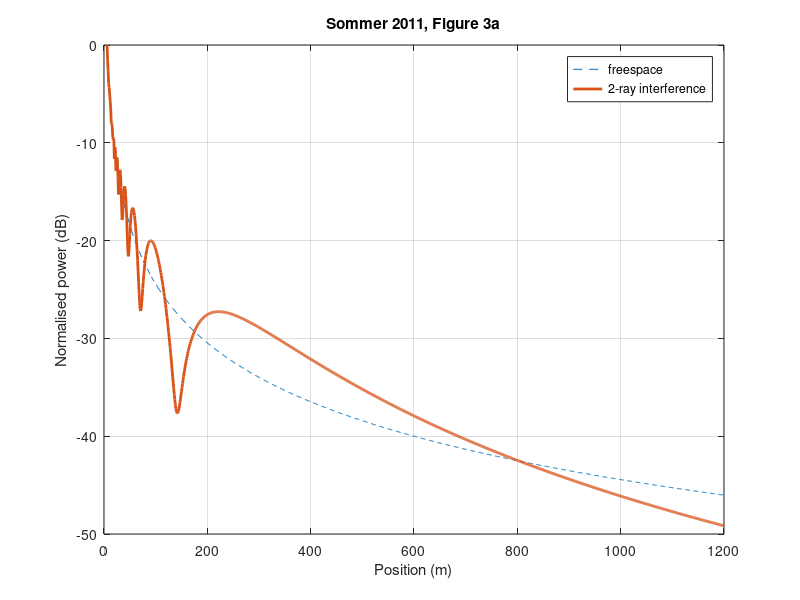
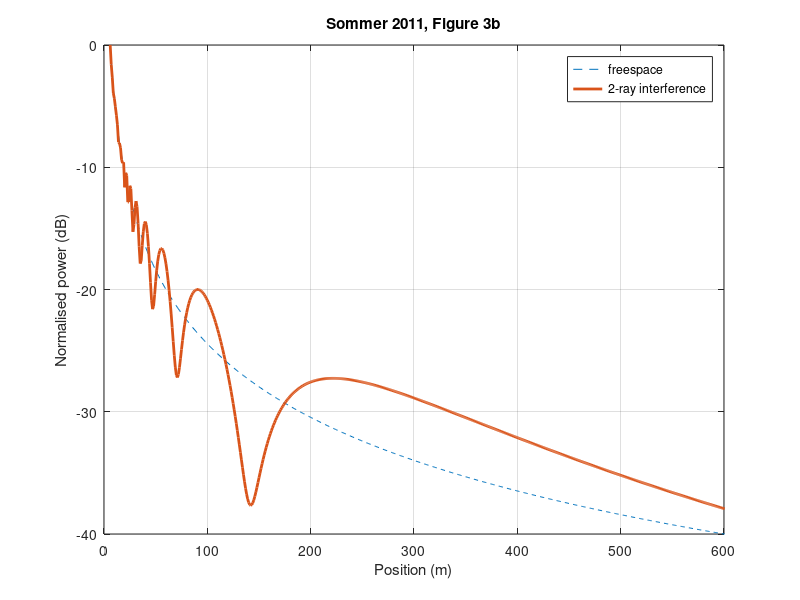
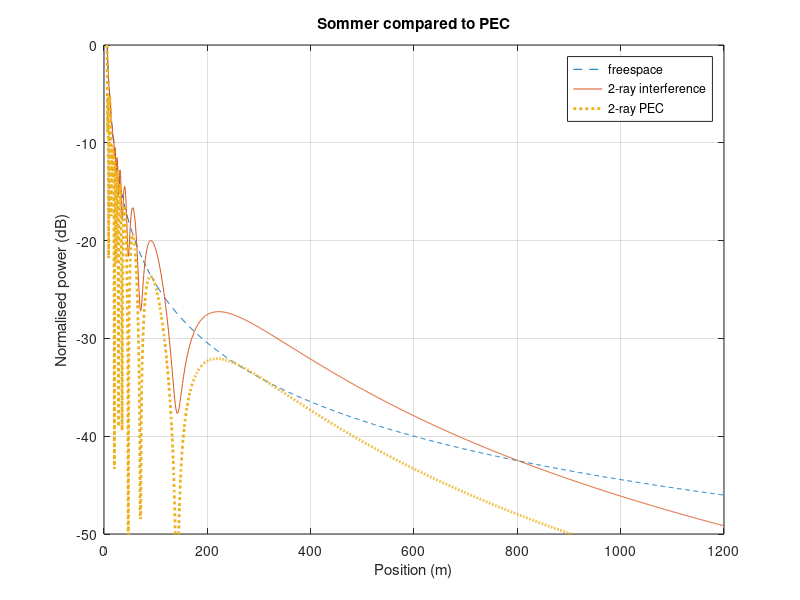
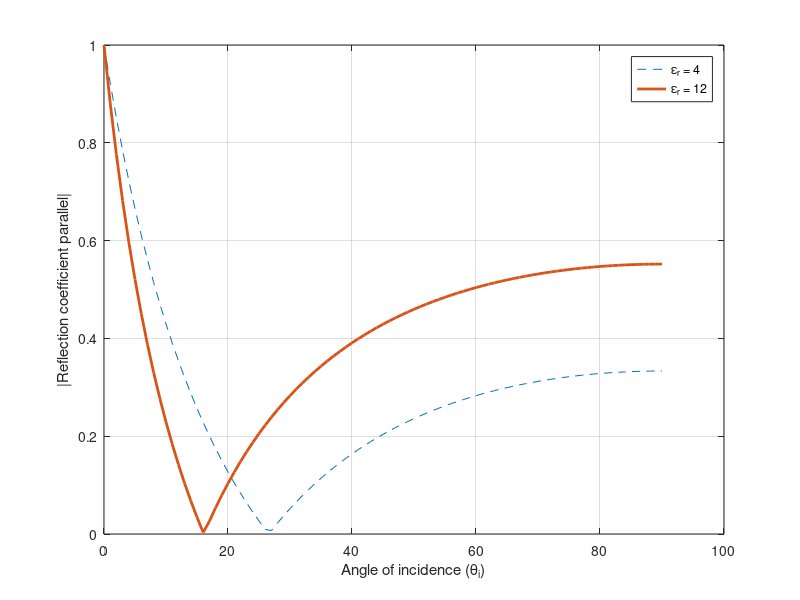

Recreate these plots in MATLAB, in order.
function [] = prop06()

% 22nd of November,  2015

% repeat Sommer's 2-ray interference calculation

% empirically determined relative permittivity of the asphalt road
er = 1.02;


% height of the monopole antennas on top of the cars
h = 1.895;

% used 5.89GHz,  but use wavelength (in metres) in the propagation calculation
l = 0.0508998;

% Sommer & co. measured out to 1.2km
% so distance range is 1200 metres
dS = [6:1200];

% freespace loss,  equation 1
Lfs = -20*log10( 4*pi*dS/l );

% two-ray interference
dref = sqrt( dS.*dS + 4*h.*h );

sinT = 2*h./dref;

cosT = dS./dref;

phi = 2*pi* ( dS - dref )/l;

rc_norm = ( sinT - sqrt( er - cosT.*cosT ) ) ./ ( sinT + sqrt( er - cosT.*cosT ) );


Ltri = -20*log10( 4*pi*dS/l ./ abs( 1 + rc_norm.*exp( i*phi ) ) );

LtriPEC = -20*log10( 4*pi*dS/l ./ abs( 1 -1.*exp( i*phi ) ) );

figure
plot(dS,Lfs-max(Lfs),'--',dS,Ltri-max(Ltri),'LineWidth',2)
xlabel('Position (m)')
ylabel('Normalised power (dB)')
legend('freespace','2-ray interference')
title('Sommer 2011, Figure 3a')
grid on
axis([0 1200 -50 0])


figure
plot(dS,Lfs-max(Lfs),'--',dS,Ltri-max(Ltri),'LineWidth',2)
xlabel('Position (m)')
ylabel('Normalised power (dB)')
legend('freespace','2-ray interference')
title('Sommer 2011, Figure 3b')
grid on
axis([0 600 -40 0])

% repeat the calculation with PEC as the reflecting surface

LtriPEC = -20*log10( 4*pi*dS/l ./ abs( 1 -1.*exp( i*phi ) ) );

figure
plot(dS,Lfs-max(Lfs),'--',dS,Ltri-max(Ltri),dS,LtriPEC-max(LtriPEC),':','LineWidth',2)
xlabel('Position (m)')
ylabel('Normalised power (dB)')
legend('freespace','2-ray interference','2-ray PEC')
title('Sommer compared to PEC')
grid on
axis([0 1200 -50 0])


%%%%%%%%%%%%%%%%%%%%%%%%%%%%%%%%%%%%%%%%%%%%%%%%%%%%%%%%%%%%%%%%%%%%%%%%%%%%%%%%%%%%%%%%%%
% replicate Figures 3.6 of Rappaport
% these are Figures 4.6 of page 118 of Rappaport 2nd edition
% reflection coefficients as a function of angle of incidence for er=4.4 & er=12
%%%%%%%%%%%%%%%%%%%%%%%%%%%%%%%%%%%%%%%%%%%%%%%%%%%%%%%%%%%%%%%%%%%%%%%%%%%%%%%%%%%%%%%%%%

er = 4.0;

ref_ang1 = [0:90];
ref_ang = [0:90] * pi/180;

ref_para40 = ( sqrt( er - cos(ref_ang).^2 ) - er * sin(ref_ang) ) ./ ( er * sin(ref_ang) + sqrt( er - cos(ref_ang).^2 ) );

ref_norm40 = ( sin(ref_ang) - sqrt( er - cos(ref_ang).^2 ) ) ./ ( sin(ref_ang) + sqrt( er - cos(ref_ang).^2 ) );

er = 12;

ref_para12 = ( sqrt( er - cos(ref_ang).^2 ) - er * sin(ref_ang) ) ./ ( er * sin(ref_ang) + sqrt( er - cos(ref_ang).^2 ) );

ref_norm12 = ( sin(ref_ang) - sqrt( er - cos(ref_ang).^2 ) ) ./ ( sin(ref_ang) + sqrt( er - cos(ref_ang).^2 ) );



figure
plot(ref_ang1,abs(ref_para40),'--',ref_ang1,abs(ref_para12),'LineWidth',2)
xlabel('Angle of incidence (\theta_i)')
ylabel('|Reflection coefficient parallel|')
legend('\epsilon_r = 4','\epsilon_r = 12')
grid on


figure
plot(ref_ang1,abs(ref_norm40),'--',ref_ang1,abs(ref_norm12),'LineWidth',2)
xlabel('Angle of incidence (\theta_i)')
ylabel('|Reflection coefficient normal|')
legend('\epsilon_r = 4','\epsilon_r = 12')
grid on


figure
plot(ref_ang1,ref_para40,'--',ref_ang1,ref_para12,'LineWidth',2)
xlabel('Angle of incidence (\theta_i)')
ylabel('Reflection coefficient parallel')
legend('\epsilon_r = 4','\epsilon_r = 12')
grid on


figure
plot(ref_ang1,ref_norm40,'--',ref_ang1,ref_norm12,'LineWidth',2)
xlabel('Angle of incidence (\theta_i)')
ylabel('Reflection coefficient normal')
legend('\epsilon_r = 4','\epsilon_r = 12')
grid on


%%%%%%%%%%%%%%%%%%%%%%%%%%%%%%%%%%%%%%%%%%%%%%%%%%%%%%%%%%%%%%%%%%%%%%%%%%%%%%%%%%%%%%%%%%
% repeat reflection coefficient calculations for Rhim & Buyukozturk's air
% dried concrete relative permittivity at 2.45GHz
%%%%%%%%%%%%%%%%%%%%%%%%%%%%%%%%%%%%%%%%%%%%%%%%%%%%%%%%%%%%%%%%%%%%%%%%%%%%%%%%%%%%%%%%%%

% from Rhim 1998
er = 4.4;

ref_ang1 = [0:90];
ref_ang = [0:90] * pi/180;

ref_para44 = ( sqrt( er - cos(ref_ang).^2 ) - er * sin(ref_ang) ) ./ ( er * sin(ref_ang) + sqrt( er - cos(ref_ang).^2 ) );

ref_norm44 = ( sin(ref_ang) - sqrt( er - cos(ref_ang).^2 ) ) ./ ( sin(ref_ang) + sqrt( er - cos(ref_ang).^2 ) );


figure
plot(ref_ang1,ref_para44,'--',ref_ang1,ref_norm44,ref_ang1,ref_para40,'--',ref_ang1,ref_norm40,'LineWidth',2)
xlabel('Angle of incidence (\theta_i)')
ylabel('Reflection coefficient')
legend('\epsilon_r = 4.4 Parallel','\epsilon_r = 4.4 Normal','\epsilon_r = 4.0 Parallel','\epsilon_r = 4.0 Normal')
title('\epsilon_r = 4.4 to \epsilon_r = 4.0 comparison')
grid on


figure
plot(ref_ang1,ref_para44,'--',ref_ang1,ref_norm44,'LineWidth',2)
xlabel('Angle of incidence (\theta_i)')
ylabel('Reflection coefficient')
legend('Parallel','Normal')
title('\epsilon_r = 4.4')
grid on


%%%%%%%%%%%%%%%%%%%%%%%%%%%%%%%%%%%%%%%%%%%%%%%%%%%%%%%%%%%%%%%%%%%%%%%%%%%%%%%%%%%%%%%%%%
% adapt Sommer's calculations for the geometry of the 4th floor corridor
%%%%%%%%%%%%%%%%%%%%%%%%%%%%%%%%%%%%%%%%%%%%%%%%%%%%%%%%%%%%%%%%%%%%%%%%%%%%%%%%%%%%%%%%%%


h1 = 1.01;

l = 0.1223673;

dS = [1:0.01:30];

er = 4.4;

% freespace loss,  equation 1
Lfs = -20*log10( 4*pi*dS/l );

% two-ray interference
dref = sqrt( dS.*dS + 4*h1.*h1 );

sinT = 2*h1./dref;

cosT = dS./dref;

phi = 2*pi* ( dS - dref )/l;

rc_norm = ( sinT - sqrt( er - cosT.*cosT ) ) ./ ( sinT + sqrt( er - cosT.*cosT ) );


Ltri = -20*log10( 4*pi*dS/l ./ abs( 1 + rc_norm.*exp( i*phi ) ) );

LtriPEC = -20*log10( 4*pi*dS/l ./ abs( 1 -1.*exp( i*phi ) ) );

figure
plot(dS,Lfs-max(Lfs),'k--',dS,Ltri-max(Ltri),dS,LtriPEC-max(LtriPEC),'LineWidth',2)
xlabel('Position (m)')
ylabel('Normalised power (dB)')
legend('LOS theory','floor only','PEC floor only')  % ,'total')
title('2-ray interference, vert pol')
grid on
axis([0 30 -60 0])



% height of centre of which ever antennas were used
h1 = 1.01;
% h1 = 0.965;

% distance to closest wall
h2 = 0.725;

% distance to far wall
h3 = 1.98;

% distance to ceiling
h4 = 2.95 - h1;

% floor calculation
dref1 = sqrt( dS.*dS + 4*h1.*h1 );
sinT1 = 2*h1./dref1;
cosT1 = dS./dref1;
phi1 = 2*pi* ( dS - dref1 )/l;
rc_norm1 = ( sinT1 - sqrt( er - cosT1.*cosT1 ) ) ./ ( sinT1 + sqrt( er - cosT1.*cosT1 ) );

% closest wall calculation
dref2 = sqrt( dS.*dS + 4*h2.*h2 );
sinT2 = 2*h2./dref2;
cosT2 = dS./dref2;
phi2 = 2*pi* ( dS - dref2 )/l;
rc_para2 = ( -er*sinT2 + sqrt( er - cosT2.*cosT2 ) ) ./ ( er*sinT2 + sqrt( er - cosT2.*cosT2 ) );

% far wall calculation
dref3 = sqrt( dS.*dS + 4*h3.*h3 );
sinT3 = 2*h3./dref3;
cosT3 = dS./dref3;
phi3 = 2*pi* ( dS - dref3 )/l;
rc_para3 = ( -er*sinT3 + sqrt( er - cosT3.*cosT3 ) ) ./ ( er*sinT3 + sqrt( er - cosT3.*cosT3 ) );

% ceiling calculation
dref4 = sqrt( dS.*dS + 4*h4.*h4 );
sinT4 = 2*h4./dref4;
cosT4 = dS./dref4;
phi4 = 2*pi* ( dS - dref4 )/l;
rc_norm4 = ( sinT4 - sqrt( er - cosT4.*cosT4 ) ) ./ ( sinT4 + sqrt( er - cosT4.*cosT4 ) );



LtriA = -20*log10( 4*pi*dS/l ./ abs( 1 + rc_norm1.*exp( i*phi1 ) + rc_para2.*exp( i*phi2 ) + rc_para3.*exp( i*phi3 ) + rc_norm4.*exp( i*phi4 ) ) );

LtriB = -20*log10( 4*pi*dS/l ./ abs( 1 + rc_para2.*exp( i*phi2 ) ) );


figure
plot(dS,Lfs-max(Lfs),'k--',dS,Ltri-max(Ltri),dS,LtriB-max(LtriB),dS,LtriA-max(LtriA),'LineWidth',2)
xlabel('Position (m)')
ylabel('Normalised power (dB)')
legend('LOS theory','floor only','close wall only','5-ray interference')  % ,'total')
title('Tx vert pol,  concrete cases')
grid on
axis([0 30 -60 0])


% redo the calculation for horizontal polarisation

% floor calculation
rc_para1 = ( -er*sinT1 + sqrt( er - cosT1.*cosT1 ) ) ./ ( er*sinT1 + sqrt( er - cosT1.*cosT1 ) );

% closest wall calculation
rc_norm2 = ( sinT2 - sqrt( er - cosT2.*cosT2 ) ) ./ ( sinT2 + sqrt( er - cosT2.*cosT2 ) );

% far wall calculation
rc_norm3 = ( sinT3 - sqrt( er - cosT3.*cosT3 ) ) ./ ( sinT3 + sqrt( er - cosT3.*cosT3 ) );

% ceiling calculation
rc_para4 = ( -er*sinT4 + sqrt( er - cosT4.*cosT4 ) ) ./ ( er*sinT4 + sqrt( er - cosT4.*cosT4 ) );


LtriC = -20*log10( 4*pi*dS/l ./ abs( 1 + rc_para1.*exp( i*phi1 ) + rc_norm2.*exp( i*phi2 ) + rc_norm3.*exp( i*phi3 ) + rc_para4.*exp( i*phi4 ) ) );


figure
plot(dS,Lfs-max(Lfs),'k--',dS,LtriA-max(LtriA),'m',dS,LtriC-max(LtriC),'b','LineWidth',2)
xlabel('Position (m)')
ylabel('Normalised power (dB)')
legend('LOS theory','vertical pol','horizontal pol')  % ,'total')
title('Comparison of totals,  concrete cases')
grid on
axis([0 30 -60 0])




%%%%%%%%%%%%%%%%%%%%%%%%%%%%%%%%%%%%%%%%%%%%%%%%%%%%%%%%%%%%%%%%%%%%%%%%%%%%%%%%%%%%%%%%%%
% measured data from the 4th floor corridor
%%%%%%%%%%%%%%%%%%%%%%%%%%%%%%%%%%%%%%%%%%%%%%%%%%%%%%%%%%%%%%%%%%%%%%%%%%%%%%%%%%%%%%%%%%



% 2.45GHz propagation measurements down the 4th floor corridor
% broadcast 13dBm

% vertical polarisation from October 9th		
v2014 = [1	-9.8	-9.5
1.1	-10.5	-10.2
1.2	-11.4	-11.1
1.3	-12.9	-12.7
1.4	-11.6	-11.2
1.5	-13.9	-13.7
1.6	-15.02	-14.8
1.7	-14.5	-14.1
1.8	-15.6	-14.2
1.9	-15.4	-14.7
2	-17.2	-16.6
2.1	-16.6	-15.72
2.2	-15.9	-15.4
2.3	-17.7	-16.8
2.4	-17.2	-16.9
2.5	-18.2	-17.6
2.6	-19.2	-18.8
2.7	-18.7	-18.2
2.8	-18.2	-17.7
2.9	-19.2	-18.7
3	-18.7	-18.2
4	-20.2	-19.2
4.4	-26.7	-25.9
4.5	-30	-28
4.6	-30	-29
4.7	-25.3	-24.7
5	-20.9	-20.4
6	-18.6	-18.4
7	-23	-21
8	-21.4	-20.9
9	-36	-34
10	-29.7	-29.1
12	-37	-34
14	-35.9	-34
16	-34	-32
17	-24.9	-24
18	-24.7	-24.2
20	-27.8	-27.2
24	-23.6	-22.8
28	-28.4	-27.7];


% Tx power was 13dBm		
% frequency was 2.45GHz	

% 2.45GHz propagation measurements down the 4th floor corridor
% broadcast 13dBm

% vertical polarisation from October 9th		
v2014 = [1	-9.8	-9.5
1.1	-10.5	-10.2
1.2	-11.4	-11.1
1.3	-12.9	-12.7
1.4	-11.6	-11.2
1.5	-13.9	-13.7
1.6	-15.02	-14.8
1.7	-14.5	-14.1
1.8	-15.6	-14.2
1.9	-15.4	-14.7
2	-17.2	-16.6
2.1	-16.6	-15.72
2.2	-15.9	-15.4
2.3	-17.7	-16.8
2.4	-17.2	-16.9
2.5	-18.2	-17.6
2.6	-19.2	-18.8
2.7	-18.7	-18.2
2.8	-18.2	-17.7
2.9	-19.2	-18.7
3	-18.7	-18.2
4	-20.2	-19.2
4.4	-26.7	-25.9
4.5	-30	-28
4.6	-30	-29
4.7	-25.3	-24.7
5	-20.9	-20.4
6	-18.6	-18.4
7	-23	-21
8	-21.4	-20.9
9	-36	-34
10	-29.7	-29.1
12	-37	-34
14	-35.9	-34
16	-34	-32
17	-24.9	-24
18	-24.7	-24.2
20	-27.8	-27.2
24	-23.6	-22.8
28	-28.4	-27.7];


% Tx power was 13dBm		
% frequency was 2.45GHz		

% horizontal polarisation from the 15th		
h2014 = [1	-10.91	-10.7
1.1	-11.5	-11.4
1.2	-11.8	-11.63
1.3	-13	-12.8
1.4	-12.5	-12.3
1.5	-15.28	-14
1.6	-14.62	-14.4
1.7	-13.8	-13.7
1.8	-18.8	-17.6
1.9	-15.3	-15
2	-15.67	-15.5
2.1	-18.4	-18.2
2.2	-17.3	-16.2
2.3	-18.7	-18.4
2.4	-15.66	-15.5
2.5	-17.05	-16.93
2.6	-17.5	-17.5
2.7	-18.6	-18.4
2.8	-22.47	-22.1
2.9	-21.6	-21.3
3	-19.85	-19.7
4	-21.1	-20
4.4	-21.1	-20
4.5	-23.09	-22.1
4.6	-24.03	-23.1
4.7	-27.85	-26.3
5	-29.05	-28.7
5.5	-22.43	-21.9
6	-18.7	-18.4
6.5	-24.9	-21.9
7	-27.42	-26.7
8	-34	-33.2
9	-27.41	-26
10	-30.6	-29
12	-27.12	-26.1
14	-27.7	-27.3
16	-29.4	-28.2
18	-33.45	-32.2
20	-31.12	-30
24	-26.4	-26
28	-26.8	-25];

%%%%%%%%%%%%%%%%%%%%%%%%%%%%%%%%%%%%%
% broadcast 20dBm

% recieve antenna on trolley was a SBA cake tin from Metro
% vertical polarisation

% m	max(-dbm)	min(-dbm)
s2015 = [1	4.33	4.61
1.1	5.38	5.55
1.2	6.16	6.32
1.3	6.99	7.2
1.4	7.64	7.78
1.5	7.84	8.05
1.6	8.72	8.97
1.7	9.04	9.22
1.8	9.47	9.59
1.9	10.18	10.33
2	10.59	10.71
2.1	10.96	11.12
2.2	11.26	11.42
2.3	12.09	12.26
2.4	12.38	12.44
2.5	12.22	12.43
2.6	12.9	13.03
2.7	12.96	13.13
2.8	13.12	13.26
2.9	13.96	14.03
3	13.44	13.6
3.1	13.98	14.03
3.2	14.55	14.7
3.3	13.84	13.96
3.4	14	14.13
3.5	14.86	15.03
3.6	14.97	15.09
3.7	15.04	15.22
3.8	15.25	15.3
3.9	17.15	17.43
4	17.76	17.93
4.1	16.5	16.6
4.2	17.14	17.2
4.3	19.76	19.95
4.4	20.58	20.73
4.5	20.64	20.78
4.6	20.5	20.7
4.7	22.43	22.55
4.8	22.4	22.56
4.9	20.19	20.29
5	17.36	17.41
5.1	17.34	17.43
5.2	17.84	17.93
5.3	18.2	18.36
5.5	17.06	17.14
6	16.66	16.74
6.5	15.6	15.75
7	16.98	17.09
7.5	23.06	23.13
8	21.2	21.4
8.5	28.4	28.8
9	29.4	29.9
9.5	26	26.2
9.8	31.8	32.2
9.9	38.4	38.6
10	42.7	43.8
10.1	31.7	32
10.2	29.2	29.5
10.5	24.6	24.8
11	23.5	23.8
12	35.7	36.1
14	24.2	24.3
16	30.6	31.6
18	25.7	26.1
19	35.7	36
20	27.8	28
21	22.9	23
22	26	26.1
24	20	20.1
26	23.7	23.8];


% FAXE beer can antennas
% m	min (*-1)	max (*-1)
c2015 =[1.00	12.53	12.50
1.10	14.80	14.71
1.20	14.06	14.02
1.30	14.90	14.57
1.40	15.69	15.61
1.50	15.79	15.73
1.60	16.53	16.47
1.70	17.80	17.76
1.80	18.23	18.21
1.90	17.47	17.42
2.00	18.78	18.65
2.10	20.62	20.51
2.20	20.78	20.75
2.30	20.26	20.22
2.40	19.48	19.40
2.50	20.67	20.64
2.60	19.57	19.51
2.70	21.45	21.41
2.80	23.62	23.51
2.90	20.96	20.92
3.00	24.20	24.02
3.50	22.68	22.54
4.00	23.10	22.84
4.10	27.40	27.25
4.20	39.40	37.84
4.30	32.15	32.06
4.40	27.92	27.49
4.50	28.52	28.04
4.60	39.92	38.88
4.70	26.06	25.64
4.80	21.00	20.96
4.90	19.89	19.83
5.00	22.60	22.50
6.00	21.73	21.58
7.00	24.26	24.21
8.00	33.70	32.57
9.00	32.90	32.80
9.50	30.94	30.86
9.60	34.55	34.34
9.70	33.74	33.46
9.80	29.26	38.66
9.90	42.27	41.94
10.00	41.10	40.57
10.10	40.03	40.01
10.20	30.65	30.49
10.30	20.56	29.32
10.40	32.90	32.84
10.50	31.62	31.40
11.00	31.43	31.40
12.00	29.40	29.37
14.00	31.93	31.73
15.00	29.69	29.63
16.00	42.31	42.08
18.00	36.00	35.79
20.00	31.60	31.55
22.00	43.27	43.07
24.00	29.47	29.35
26.00	32.73	32.71
28.00	36.10	35.46
30.00	33.55	33.47];


c2015(:,2) = -1 * c2015(:,2);
c2015(:,3) = -1 * c2015(:,3);

s2015(:,2) = -1 * s2015(:,2);
s2015(:,3) = -1 * s2015(:,3);



%%%%%%%%%%%%%%%%%%%%%%%%%%%%%%%%%%%%%%%%%%%%%%%%%%%%%%%%%%%%%%%%%%%%%%%%%%%%%%%%%%%%%%%%%%%%%
%%%%%%%%%%%%%%%%%%%%%%%%%%%%%%%%%%%%%%%%%%%%%%%%%%%%%%%%%%%%%%%%%%%%%%%%%%%%%%%%%%%%%%%%%%%%%
% compare the received power levels from the 2015 trials
% ideally this should be only the result of the difference in Rx antenna gain

% antenna gains from FEKO models
% FAXE beer can 7.86dBi
% SBA 16.17dBi

gain_diff = 16.17 - 7.86;

disp(['Gain difference ',num2str(gain_diff),'dB'])


figure
plot(s2015(1:41,1),s2015(1:41,2)-c2015(1:41,2),s2015(1:41,1),s2015(1:41,3)-c2015(1:41,3),'LineWidth',2)
xlabel('Position (m)')
ylabel('Power (dB)')
hold on
plot([1 5],[gain_diff gain_diff],'--r')
title('FAXE beer can - SBA difference')



%%%%%%%%%%%%%%%%%%%%%%%%%%%%%%%%%%%%%%%%%%%%%%%%%%%%%%%%%%%%%%%%%%%%%%%%%%%%%%%%%%%%%%%%%%



figure
plot(dS,Lfs-max(Lfs),'k--',v2014(:,1),v2014(:,3)-max(v2014(:,3)),h2014(:,1),h2014(:,3)-max(h2014(:,3)),c2015(:,1),c2015(:,3)-max(c2015(:,3)),s2015(:,1),s2015(:,3)-max(s2015(:,3)),'LineWidth',2)
xlabel('Position (m)')
ylabel('Normalised power (dB)')
legend('LOS theory','microstrip patch v. pol.','microstrip patch h. pol.','FAXE beer can','SBA')
title('All experimental data')
grid on
axis([0 30 -40 0])



figure
plot(dS,Lfs-max(Lfs),'k--',v2014(:,1),v2014(:,2)-max(v2014(:,2)),'m',v2014(:,1),v2014(:,3)-max(v2014(:,3)),'--m',h2014(:,1),h2014(:,2)-max(h2014(:,2)),'b',h2014(:,1),h2014(:,3)-max(h2014(:,3)),'--b','LineWidth',2)
xlabel('Position (m)')
ylabel('Normalised power (dB)')
legend('LOS theory','vertical','vertical','horizontal','horizontal')
title('2014 microstrip antenna')
grid on
axis([0 30 -40 0])



figure
plot(dS,Lfs-max(Lfs),'k--',c2015(:,1),c2015(:,2)-max(c2015(:,2)),'m',c2015(:,1),c2015(:,3)-max(c2015(:,3)),'--m',s2015(:,1),s2015(:,2)-max(s2015(:,2)),'b',s2015(:,1),s2015(:,3)-max(s2015(:,3)),'--b','LineWidth',2)
xlabel('Position (m)')
ylabel('Normalised power (dB)')
legend('LOS theory','FAXE beer','FAXE beer','SBA','SBA')
title('2015 Faxe beer & SBA')
grid on
axis([0 30 -40 0])


figure
plot(dS,Lfs-max(Lfs),'k--',dS,LtriA-max(LtriA),v2014(:,1),v2014(:,3)-max(v2014(:,3)),c2015(:,1),c2015(:,3)-max(c2015(:,3)),s2015(:,1),s2015(:,3)-max(s2015(:,3)),'LineWidth',2)
xlabel('Position (m)')
ylabel('Normalised power (dB)')
legend('LOS theory','5-ray interference','microstrip patch','FAXE beer can','SBA')
title('Vertical polarisation')
grid on
axis([0 30 -40 0])



figure
plot(dS,Lfs-max(Lfs),'k--',dS,LtriC-max(LtriC),h2014(:,1),h2014(:,3)-max(h2014(:,3)),'LineWidth',2)
xlabel('Position (m)')
ylabel('Normalised power (dB)')
legend('LOS theory','5-ray interference','microstrip patch')
title('Horizontal polarisation')
grid on
axis([0 30 -40 0])



%%%%%%%%%%%%%%%%%%%%%%%%%%%%%%%%%%%%%%%%%%%%%%%%%%%%%%%%%%%%%%%%%%%%%%%%%%%%%%%%%%%%%%%%%%
% adapt Sommer's calculations for November 3rd, 2016 measurements in CG13W
% only measured vertical polarisation
% floor of CG13W was reasonably flat, but covered with thin carpet
%%%%%%%%%%%%%%%%%%%%%%%%%%%%%%%%%%%%%%%%%%%%%%%%%%%%%%%%%%%%%%%%%%%%%%%%%%%%%%%%%%%%%%%%%%

% height of the centre of the antenna (its axis) above the floor
%%% the diameter of the antenna was 86mm
%%% the top of the antenna was 113.5cm above the floor
h1 = 1.135 - 0.086/2;

disp(['Faxe beer can antennas at ',num2str(h1*100),'cm above the floor'])

% wavelength at 2.45GHz
l = 0.1223673;

% range for the calculation
dS = [1:0.01:30];

% relative permittivity of the floor
er = 4.4;

% freespace loss,  equation 1
%%% this does not consider any reflections
Lfs = -20*log10( 4*pi*dS/l );

% two-ray interference
dref = sqrt( dS.*dS + 4*h1.*h1 );

sinT = 2*h1./dref;

cosT = dS./dref;

phi = 2*pi* ( dS - dref )/l;

% reflection coefficient for normal polarisation
rc_norm_44 = ( sinT - sqrt( er - cosT.*cosT ) ) ./ ( sinT + sqrt( er - cosT.*cosT ) );

% 2-Ray Interfence (TRI) calculation
LtriN_44 = -20*log10( 4*pi*dS/l ./ abs( 1 + rc_norm_44.*exp( i*phi ) ) );

% TRI calculation using reflection coefficient -1 for PEC floor
LtriPEC_N = -20*log10( 4*pi*dS/l ./ abs( 1 -1.*exp( i*phi ) ) );

figure
plot(dS,Lfs-max(Lfs),'k--',dS,LtriN_44-max(LtriN_44),dS,LtriPEC_N-max(LtriPEC_N),'LineWidth',2)
xlabel('Position (m)')
ylabel('Normalised power (dB)')
legend('LOS theory','floor only','PEC floor only')  % ,'total')
title('2-ray interference, vertical pol \epsilon_r=4.4')
grid on
axis([0 30 -60 0])



% calculations for horizontal polarisation
dref2 = sqrt( dS.*dS + 4*h2.*h2 );
sinT2 = 2*h2./dref2;
cosT2 = dS./dref2;
phi2 = 2*pi* ( dS - dref2 )/l;

% reflection coefficient for parallel polarisation
rc_para_44 = ( -er*sinT2 + sqrt( er - cosT2.*cosT2 ) ) ./ ( er*sinT2 + sqrt( er - cosT2.*cosT2 ) );


% 2-Ray Interfence (TRI) calculation
LtriP_44 = -20*log10( 4*pi*dS/l ./ abs( 1 + rc_para_44.*exp( i*phi2 ) ) );

% TRI calculation using reflection coefficient 1 for horizontal polarisation incident on PEC floor
LtriPEC_P = -20*log10( 4*pi*dS/l ./ abs( 1 +1.*exp( i*phi2 ) ) );

% free space loss Lfs is not polarisation dependent, so use Lfs calculated
% above again

figure
plot(dS,Lfs-max(Lfs),'k--',dS,LtriP_44-max(LtriP_44),dS,LtriPEC_P-max(LtriPEC_P),'LineWidth',2)
xlabel('Position (m)')
ylabel('Normalised power (dB)')
legend('LOS theory','floor only','PEC floor only')  % ,'total')
title('2-ray interference, horizontal pol \epsilon_r=4.4')
grid on
axis([0 30 -60 0])



figure
plot(dS,Lfs-max(Lfs),'k--',dS,LtriN_44-max(LtriN_44),dS,LtriP_44-max(LtriP_44),'LineWidth',2)
xlabel('Position (m)')
ylabel('Normalised power (dB)')
legend('LOS theory','vertical pol','horizontal pol')  % ,'total')
title('2-ray interference, concrete floor \epsilon_r=4.4')
grid on
axis([0 30 -60 0])


%%%%%%%%%%%%%%%%%%%%%%%%%%%%%%%%%%%%%%%%%%%%%%%%%%%%%%%%%%%%%%%%%%%%%%%%%%%%%%%%%%%%%%%
%%% repeat calculations with lesser values of relative permittivity
%%%%%%%%%%%%%%%%%%%%%%%%%%%%%%%%%%%%%%%%%%%%%%%%%%%%%%%%%%%%%%%%%%%%%%%%%%%%%%%%%%%%%%%



%%%   %%%  er = 2.0  %%%   %%%

% relative permittivity of the floor
er = 2;


% reflection coefficient for normal polarisation
rc_norm_20 = ( sinT - sqrt( er - cosT.*cosT ) ) ./ ( sinT + sqrt( er - cosT.*cosT ) );

% 2-Ray Interfence (TRI) calculation
LtriN_20 = -20*log10( 4*pi*dS/l ./ abs( 1 + rc_norm_20.*exp( i*phi ) ) );



% reflection coefficient for parallel polarisation
rc_para_20 = ( -er*sinT2 + sqrt( er - cosT2.*cosT2 ) ) ./ ( er*sinT2 + sqrt( er - cosT2.*cosT2 ) );


% 2-Ray Interfence (TRI) calculation
LtriP_20 = -20*log10( 4*pi*dS/l ./ abs( 1 + rc_para_20.*exp( i*phi2 ) ) );

figure
plot(dS,Lfs-max(Lfs),'k--',dS,LtriN_20-max(LtriN_20),dS,LtriP_20-max(LtriP_20),'LineWidth',2)
xlabel('Position (m)')
ylabel('Normalised power (dB)')
legend('LOS theory','vertical pol','horizontal pol')  % ,'total')
title(['2-ray interference, concrete floor \epsilon_r=',num2str(er)])
grid on
axis([0 30 -60 0])


%%%   %%%  er = 1.1  %%%   %%%

% relative permittivity of the floor
er = 1.1;


% reflection coefficient for normal polarisation
rc_norm_11 = ( sinT - sqrt( er - cosT.*cosT ) ) ./ ( sinT + sqrt( er - cosT.*cosT ) );

% 2-Ray Interfence (TRI) calculation
LtriN_11 = -20*log10( 4*pi*dS/l ./ abs( 1 + rc_norm_11.*exp( i*phi ) ) );



% reflection coefficient for parallel polarisation
rc_para_11 = ( -er*sinT2 + sqrt( er - cosT2.*cosT2 ) ) ./ ( er*sinT2 + sqrt( er - cosT2.*cosT2 ) );


% 2-Ray Interfence (TRI) calculation
LtriP_11 = -20*log10( 4*pi*dS/l ./ abs( 1 + rc_para_11.*exp( i*phi2 ) ) );

figure
plot(dS,Lfs-max(Lfs),'k--',dS,LtriN_11-max(LtriN_11),dS,LtriP_11-max(LtriP_11),'LineWidth',2)
xlabel('Position (m)')
ylabel('Normalised power (dB)')
legend('LOS theory','vertical pol','horizontal pol')  % ,'total')
title(['2-ray interference, concrete floor \epsilon_r=',num2str(er)])
grid on
axis([0 30 -60 0])


%%%   %%%  er = 1.5  %%%   %%%

% relative permittivity of the floor
er = 1.5;


% reflection coefficient for normal polarisation
rc_norm_15 = ( sinT - sqrt( er - cosT.*cosT ) ) ./ ( sinT + sqrt( er - cosT.*cosT ) );

% 2-Ray Interfence (TRI) calculation
LtriN_15 = -20*log10( 4*pi*dS/l ./ abs( 1 + rc_norm_15.*exp( i*phi ) ) );



% reflection coefficient for parallel polarisation
rc_para_15 = ( -er*sinT2 + sqrt( er - cosT2.*cosT2 ) ) ./ ( er*sinT2 + sqrt( er - cosT2.*cosT2 ) );


% 2-Ray Interfence (TRI) calculation
LtriP_15 = -20*log10( 4*pi*dS/l ./ abs( 1 + rc_para_15.*exp( i*phi2 ) ) );

figure
plot(dS,Lfs-max(Lfs),'k--',dS,LtriN_15-max(LtriN_15),dS,LtriP_15-max(LtriP_15),'LineWidth',2)
xlabel('Position (m)')
ylabel('Normalised power (dB)')
legend('LOS theory','vertical pol','horizontal pol')  % ,'total')
title(['2-ray interference, concrete floor \epsilon_r=',num2str(er)])
grid on
axis([0 30 -60 0])



%%%   %%%  er = 8.0  %%%   %%%
% repeat reflection coefficient calculations for Rhim & Buyukozturk's
% saturated concrete relative permittivity at 2.45GHz

% relative permittivity of the floor
er = 8.0;


% reflection coefficient for normal polarisation
rc_norm_80 = ( sinT - sqrt( er - cosT.*cosT ) ) ./ ( sinT + sqrt( er - cosT.*cosT ) );

% 2-Ray Interfence (TRI) calculation
LtriN_80 = -20*log10( 4*pi*dS/l ./ abs( 1 + rc_norm_80.*exp( i*phi ) ) );



% reflection coefficient for parallel polarisation
rc_para_80 = ( -er*sinT2 + sqrt( er - cosT2.*cosT2 ) ) ./ ( er*sinT2 + sqrt( er - cosT2.*cosT2 ) );


% 2-Ray Interfence (TRI) calculation
LtriP_80 = -20*log10( 4*pi*dS/l ./ abs( 1 + rc_para_80.*exp( i*phi2 ) ) );

figure
plot(dS,Lfs-max(Lfs),'k--',dS,LtriN_80-max(LtriN_80),dS,LtriP_80-max(LtriP_80),'LineWidth',2)
xlabel('Position (m)')
ylabel('Normalised power (dB)')
legend('LOS theory','vertical pol','horizontal pol')  % ,'total')
title(['2-ray interference, concrete floor \epsilon_r=',num2str(er)])
grid on
axis([0 30 -60 0])


%%%   %%%  summary graphs for all er  %%%   %%%


figure
plot(dS,Lfs-max(Lfs),'k--',dS,LtriN_11-max(LtriN_11),dS,LtriN_15-max(LtriN_15),dS,LtriN_20-max(LtriN_20),dS,LtriN_44-max(LtriN_44),dS,LtriN_80-max(LtriN_80),dS,LtriPEC_N-max(LtriPEC_N),'LineWidth',2)
xlabel('Position (m)')
ylabel('Normalised power (dB)')
legend('LOS theory','floor \epsilon_r=1.1','floor \epsilon_r=1.5','floor \epsilon_r=2.0','floor \epsilon_r=4.4','floor \epsilon_r=8.0','floor PEC')  % ,'total')
title('2-ray interference, vertical pol')
grid on
axis([0 30 -60 0])



figure
plot(dS,Lfs-max(Lfs),'k--',dS,LtriP_11-max(LtriP_11),dS,LtriP_15-max(LtriP_15),dS,LtriP_20-max(LtriP_20),dS,LtriP_44-max(LtriP_44),dS,LtriP_80-max(LtriP_80),dS,LtriPEC_P-max(LtriPEC_P),'LineWidth',2)
xlabel('Position (m)')
ylabel('Normalised power (dB)')
legend('LOS theory','floor \epsilon_r=1.1','floor \epsilon_r=1.5','floor \epsilon_r=2.0','floor \epsilon_r=4.4','floor \epsilon_r=8.0','floor PEC')  % ,'total')
title('2-ray interference, horizontal pol')
grid on
axis([0 30 -60 0])


%%%   %%%


figure
plot(abs(phi),rc_norm_11,abs(phi),rc_norm_15,abs(phi),rc_norm_20,abs(phi),rc_norm_44,abs(phi),rc_norm_80,'LineWidth',2)
xlabel('Angle of incidence (\theta_i)')
ylabel('Reflection coefficient')
legend('\epsilon_r = 1.1','\epsilon_r = 1.5','\epsilon_r = 2.0','\epsilon_r = 4.4','\epsilon_r = 8.0')
title('normal polarisation reflection coefficients')
grid on



figure
plot(abs(phi),rc_para_11,abs(phi),rc_para_15,abs(phi),rc_para_20,abs(phi),rc_para_44,abs(phi),rc_para_80,'LineWidth',2)
xlabel('Angle of incidence (\theta_i)')
ylabel('Reflection coefficient')
legend('\epsilon_r = 1.1','\epsilon_r = 1.5','\epsilon_r = 2.0','\epsilon_r = 4.4','\epsilon_r = 8.0')
title('parallel polarisation reflection coefficients')
grid on




% end of code
